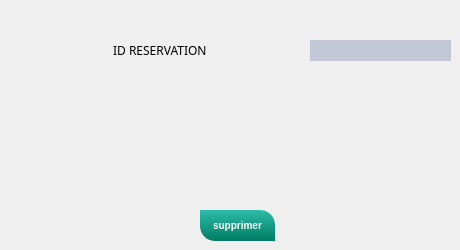
      <widget class="QWidget" name="tab_18">
       <attribute name="title">
        <string>Supprimer Reservation</string>
       </attribute>
       <widget class="QLineEdit" name="supp_4">
        <property name="geometry">
         <rect>
          <x>310</x>
          <y>40</y>
          <width>141</width>
          <height>21</height>
         </rect>
        </property>
        <property name="styleSheet">
         <string notr="true">	background-color: #c2c7d5;
	color: #2a547f;
	border: none;
	padding: 5px;
</string>
        </property>
       </widget>
       <widget class="QLabel" name="label_54">
        <property name="geometry">
         <rect>
          <x>110</x>
          <y>40</y>
          <width>151</width>
          <height>21</height>
         </rect>
        </property>
        <property name="font">
         <font>
          <family>Segoe Print</family>
         </font>
        </property>
        <property name="text">
         <string> ID RESERVATION </string>
        </property>
       </widget>
       <widget class="QPushButton" name="P_supprimer_4">
        <property name="geometry">
         <rect>
          <x>200</x>
          <y>210</y>
          <width>75</width>
          <height>31</height>
         </rect>
        </property>
        <property name="styleSheet">
         <string notr="true">QPushButton
{
	background-color: qlineargradient(spread:repeat, x1:1, y1:0, x2:1, y2:1, stop:0 rgba(44, 187, 167, 255),stop:1 rgba(1, 125, 101, 255));
	color: #fff;
	font-size: 10px;
	font-weight: bold;
	border-top-right-radius: 15px;
	border-top-left-radius: 0px;
	border-bottom-right-radius: 0px;
	border-bottom-left-radius: 15px;
	padding: 10px;

}


QPushButton::disabled
{
	background-color: #5c5c5c;

}


QPushButton::hover
{
	background-color: #fca503;

}


QPushButton::pressed
{
	background-color: #3d4ef2;

}
</string>
        </property>
        <property name="text">
         <string>supprimer</string>
        </property>
       </widget>
      </widget>
